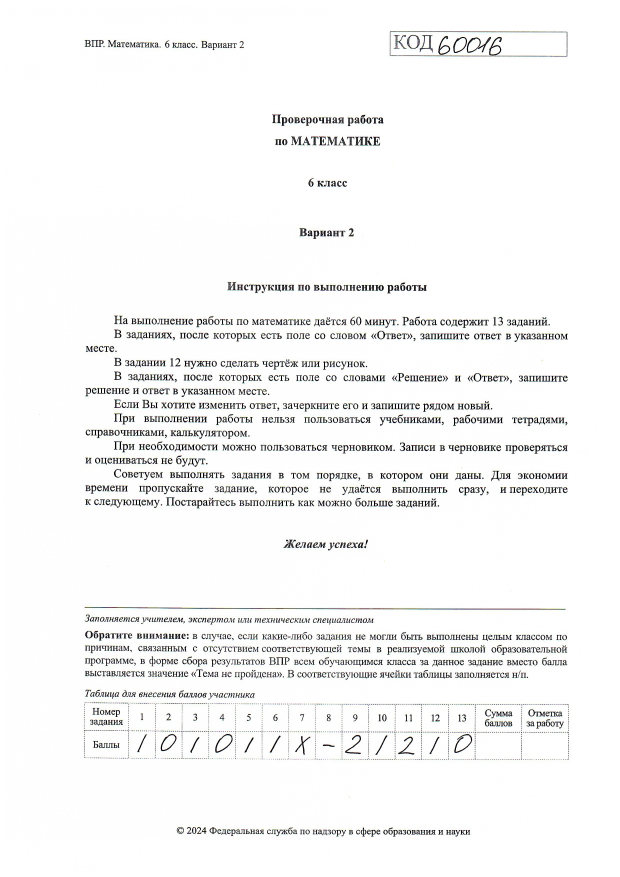
#> input picture scripts/output_images/page_13.jpg, 2480 x 3505 px (shown at 1/4 size); its folder holds 4 pictures in this run
$ python cut_img.py
#> lines starting #> are read from the running program, lines starting #| are printed output that depends on the picture
import os
import cv2

# ВПР Математика 6 класс
hat_coords = [(284, 113), (1017, 244)]
code_coords = [(1532, 100), (2324, 264)]
table_coords = [(235, 2754), (2393, 3105)]


def crop_images_in_folder(input_folder, output_folder, x1, y1, x2, y2):
    """
    Crops images within a folder based on specified coordinates.

        Args:
            input_folder: The path to the folder containing the images.
            output_folder: The path to the folder where cropped images will be saved.
            x1: The starting x-coordinate for cropping.
            y1: The starting y-coordinate for cropping.
            x2: The ending x-coordinate for cropping.
            y2: The ending y-coordinate for cropping.

        Returns:
            None
    """
#> called with input_folder = 'output_images', output_folder = 'cropped_tables', x1 = 235, y1 = 2754, x2 = 2393, y2 = 3105
    if not os.path.exists(output_folder):
        os.makedirs(output_folder)

    for filename in os.listdir(input_folder):
        file_path = os.path.join(input_folder, filename)
        if filename.lower().endswith((".png", ".jpg", ".jpeg", ".bmp")):
            image = cv2.imread(file_path)
#> image is the input picture: shape (3505, 2480, 3); mean B, G, R 245.4, 245.6, 245.5
            if image is None:
                print(f"Не удалось загрузить изображение {filename}.")
                continue

            if (x2 > image.shape[1]) or (y2 > image.shape[0]):
                print(f"Прямоугольник выходит за границы изображения {filename}.")
                continue

            cropped_image = image[y1:y2, x1:x2]
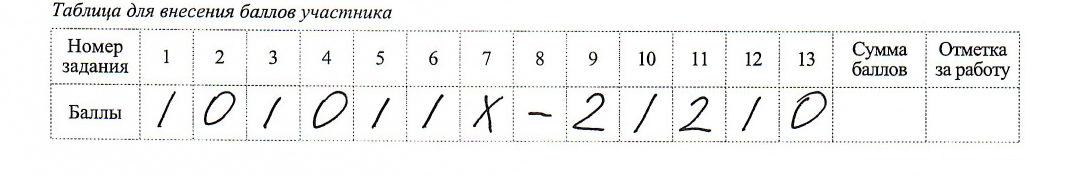
#> cropped_image: shape (351, 2158, 3) (shown at 1/2 size); mean B, G, R 243.3, 243.7, 243.4
            output_path = os.path.join(output_folder, filename)
            cv2.imwrite(output_path, cropped_image)
            print(f"Изображение {filename} обрезано и сохранено в {output_path}.")
#> pass 2 of the loop in crop_images_in_folder, `for filename in os.listdir(input_folder):`:
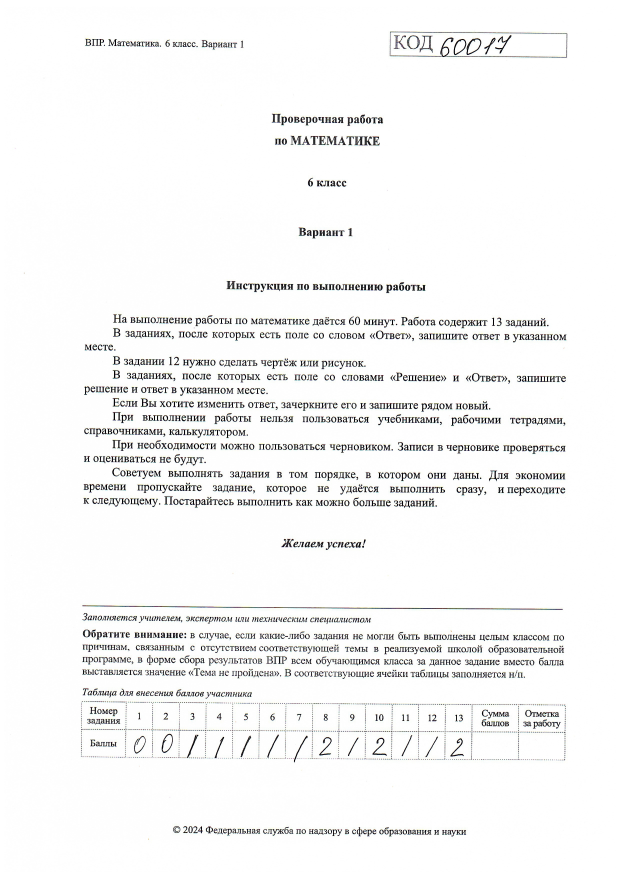
#> input picture scripts/output_images/page_15.jpg, 2480 x 3505 px (shown at 1/4 size)
#> in crop_images_in_folder, image is the input picture: shape (3505, 2480, 3); mean B, G, R 245.3, 245.4, 245.3
#> in crop_images_in_folder, `cropped_image = image[y1:y2, x1:x2]`:
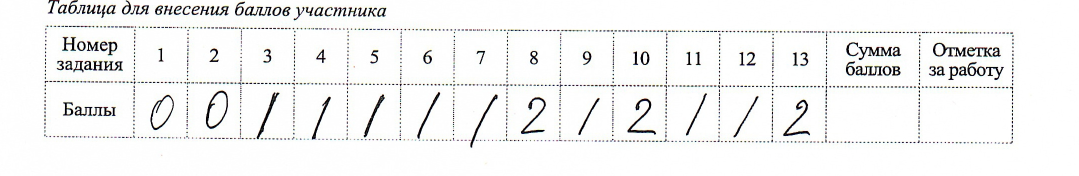
#> cropped_image: shape (351, 2158, 3) (shown at 1/2 size); mean B, G, R 243.1, 243.5, 243.2
#> pass 3 of the loop in crop_images_in_folder, `for filename in os.listdir(input_folder):`:
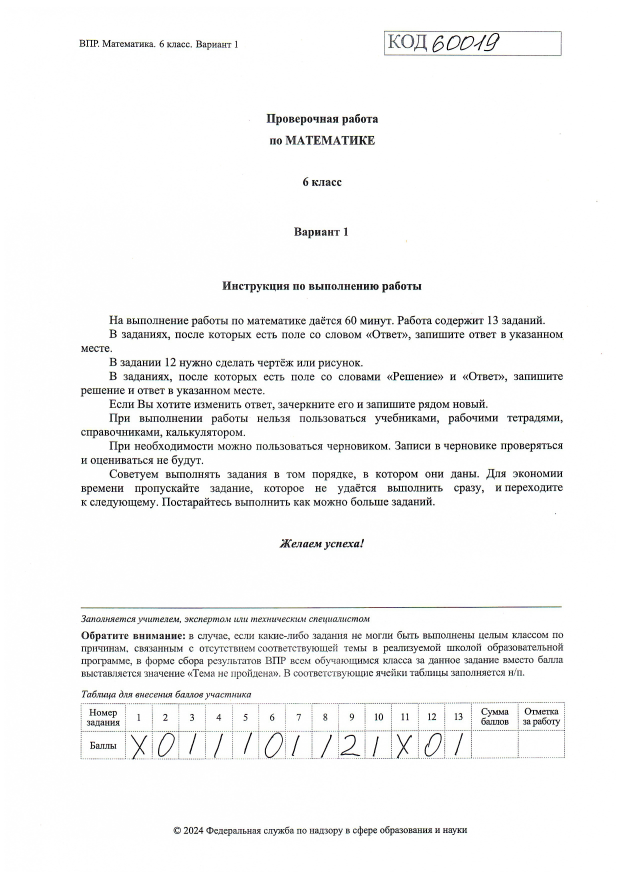
#> input picture scripts/output_images/page_17.jpg, 2480 x 3505 px (shown at 1/4 size)
#> in crop_images_in_folder, image is the input picture: shape (3505, 2480, 3); mean B, G, R 245.4, 245.5, 245.4
#> in crop_images_in_folder, `cropped_image = image[y1:y2, x1:x2]`:
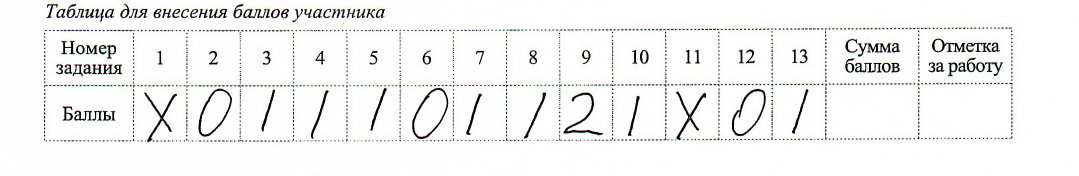
#> cropped_image: shape (351, 2158, 3) (shown at 1/2 size); mean B, G, R 242.7, 243, 242.8
#> the loop made 4 passes; the first 3 are shown


if __name__ == "__main__":
    input_folder = "output_images"
    output_folder = "cropped_tables"
    x1, y1 = 235, 2754
    x2, y2 = 2393, 3105
    crop_images_in_folder(input_folder, output_folder, x1, y1, x2, y2)
